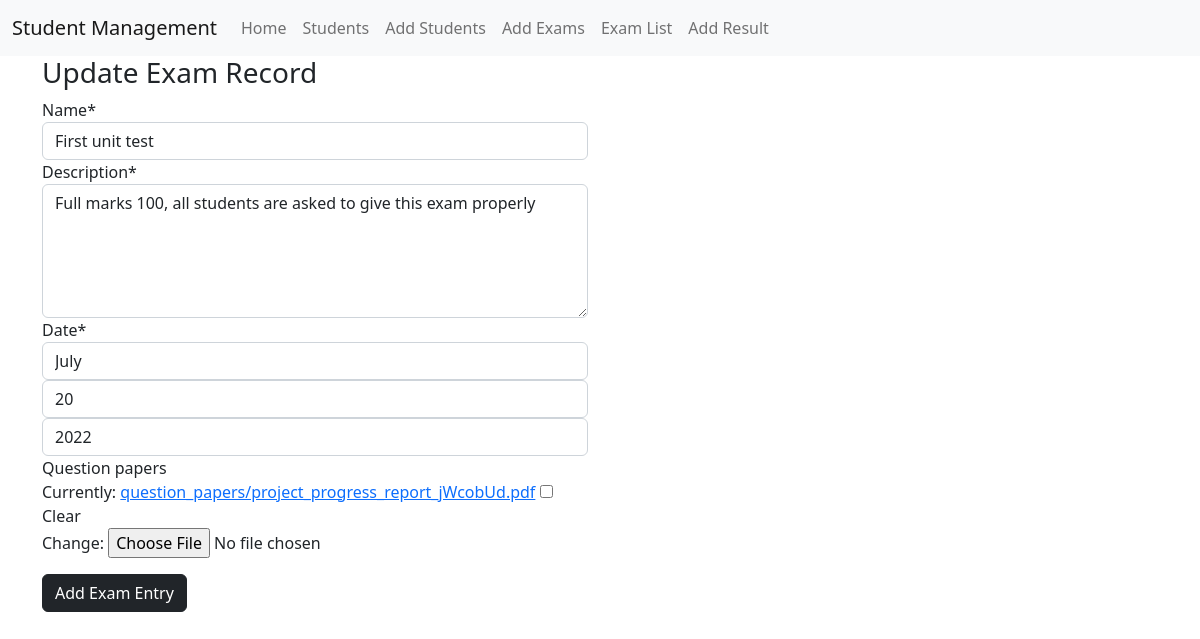
Page /student/exam-update/1 on the committed database.
### stdmanage/models.py (models this page shows, shortened)
class Exam(models.Model):
    name = models.CharField(max_length=50)
    description = models.CharField(max_length=200)
    date = models.DateField()
    question_papers = models.FileField(upload_to='question_papers', null=True, blank=True )

### stdmanage/views.py (the view)
# urls.py: path('exam-update/<int:pk>', ExamUpdateView.as_view(), name='exam-update'),
class ExamUpdateView(UpdateView):
    form_class = ExamForm
    model = Exam
    def get_context_data(self, **kwargs):
        context = super().get_context_data(**kwargs)
        context['title'] = 'Update Exam Record'
        return context

### stdmanage/forms.py
class ExamForm(forms.ModelForm):
    class Meta:
        model = Exam
        fields = '__all__'
        widgets = {
            'date': forms.SelectDateWidget,
            'description': forms.Textarea(attrs={'rows': '5'})
        }

### stdmanage/templates/stdmanage/exam_form.html (shortened to what this page needs)
{% extends 'stdmanage/base.html' %}
    {% block body %}
    {%load crispy_forms_tags%}
      <div class="container">
        <h3>{{title}}</h3>
        <div class="row">
          <div class="col-12 col-md-6">
            <form action="" method="post"
            enctype="multipart/form-data">
              {{form|crispy}}
              <div class="row my-3">
                <div class="col">
                  <button type="submit" class="btn btn-dark">Add Exam Entry</button>
                </div>
              </div>
            </form>
          </div>
        </div>
      </div>
    {% endblock body %}

### rows in the picture
Exam: name "First unit test", description "Full marks 100, all students are asked to give this exam properly"

### other values in the picture
{{ title }} "Update Exam Record"
